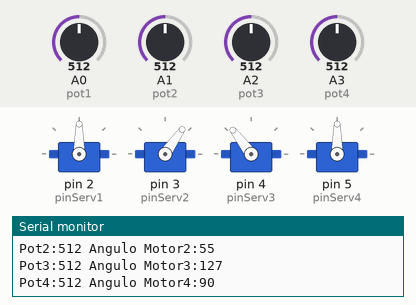
A sketch run on a simulated Arduino Uno, built with avr-gcc and run on an emulated ATmega328P. Shown: 4 × servo, the last lines printed to the serial monitor. The inputs (shaded band) are chosen by the test bench; at power-on: A0 (pot1) = 512, A1 (pot2) = 512, A2 (pot3) = 512, A3 (pot4) = 512.

Above: at 1.2 s.
1.3 s: A0 (pot1) set to 716
At 2.4 s:
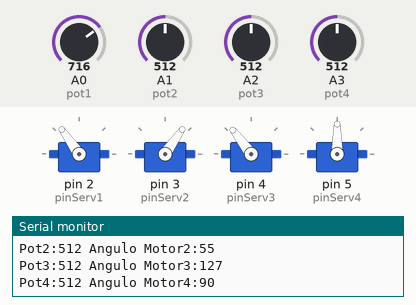
2.8 s: A1 (pot2) set to 716
At 3.9 s:
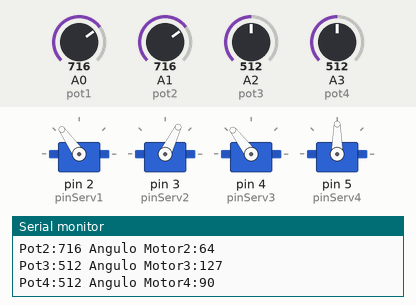
4.3 s: A2 (pot3) set to 716
At 5.3 s:
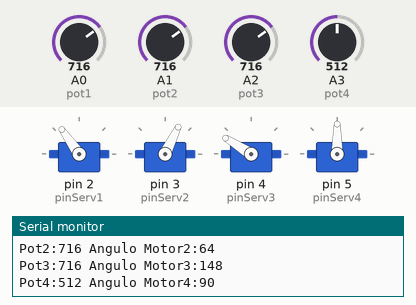
5.8 s: A3 (pot4) set to 550
At 6.7 s:
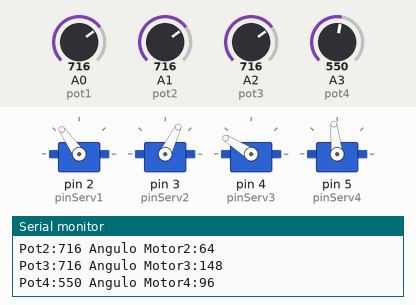
7.3 s: A3 (pot4) set to 586
At 8.2 s:
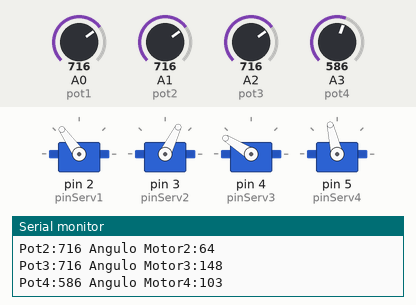
8.8 s: A0 (pot1) set to 992
At 9.7 s:
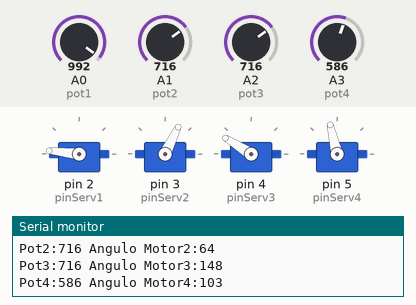
Timing chart, 0 to 11.4 s (numbered marks = the images above; inputs shaded):
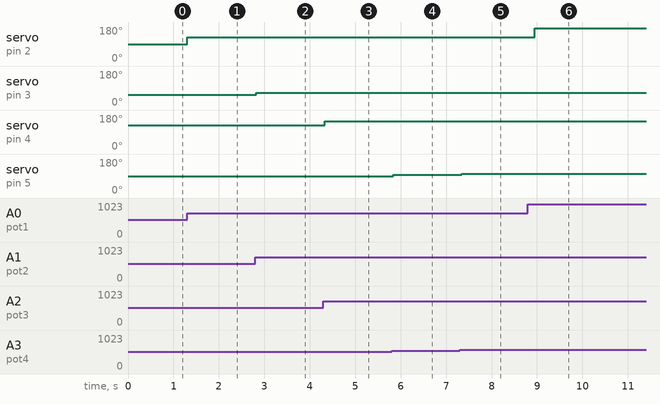

Measured:
- after the input at 1.3 s, servo on pin 2 (pinServ1): 90° → 125° at once
- after the input at 2.8 s, servo on pin 3 (pinServ2): 55° → 64° at once
- after the input at 4.3 s, servo on pin 4 (pinServ3): 127° → 148° at once
- after the input at 5.8 s, servo on pin 5 (pinServ4): 90° → 96° at once
- after the input at 7.3 s, servo on pin 5 (pinServ4): 96° → 103° at once
- after the input at 8.8 s, servo on pin 2 (pinServ1): 125° → 174° after 0.15 s

The sketch:

Braco_Robotico_Com_Potenciometro.ino
```cpp
// inclui bibilioteca do servomotor
#include <Servo.h>

// define pinos dos servos
#define pinServ1 2
#define pinServ2 3
#define pinServ3 4
#define pinServ4 5

// define as portas dos potenciometros
#define pot1 A0
#define pot2 A1
#define pot3 A2
#define pot4 A3

// nomeia os servos
Servo serv1, serv2, serv3, serv4;

// cria as variavies dos angulos de cada motor
int motor1, motor2, motor3, motor4;

unsigned long mostradorTimer = 1;
const unsigned long intervaloMostrador = 1000;

void setup() {

  //inicia o monitor serial
  Serial.begin(9600);

  // atribui pinos dos servos
  serv1.attach(pinServ1);
  serv2.attach(pinServ2);
  serv3.attach(pinServ3);
  serv4.attach(pinServ4);
}

void loop() {

  // leitura dos potenciometros
  motor1 = map(analogRead(pot1), 0, 1023, 0, 180);
  motor2 = map(analogRead(pot2), 0, 1023, 30, 80);
  motor3 = map(analogRead(pot3), 0, 1023, 75, 180);
  motor4 = map(analogRead(pot4), 0, 1023, 0, 180);

  // posicionamento dos potenciometros
  serv1.write(motor1);
  serv2.write(motor2);
  serv3.write(motor3);
  serv4.write(motor4);

  if ((millis() - mostradorTimer) >= intervaloMostrador) {

    // envio para o monitor serial do posicionamentos dos motores
    Serial.println("**********************************************");

    Serial.print("Pot1:");
    Serial.print(analogRead(pot1));
    Serial.print(" Angulo Motor1:");
    Serial.println(motor1);

    Serial.print("Pot2:");
    Serial.print(analogRead(pot2));
    Serial.print(" Angulo Motor2:");
    Serial.println(motor2);

    Serial.print("Pot3:");
    Serial.print(analogRead(pot3));
    Serial.print(" Angulo Motor3:");
    Serial.println(motor3);

    Serial.print("Pot4:");
    Serial.print(analogRead(pot4));
    Serial.print(" Angulo Motor4:");
    Serial.println(motor4);

    mostradorTimer = millis();
  }

  // tempo de espera para recomeçar
  delay(100);
}
```
